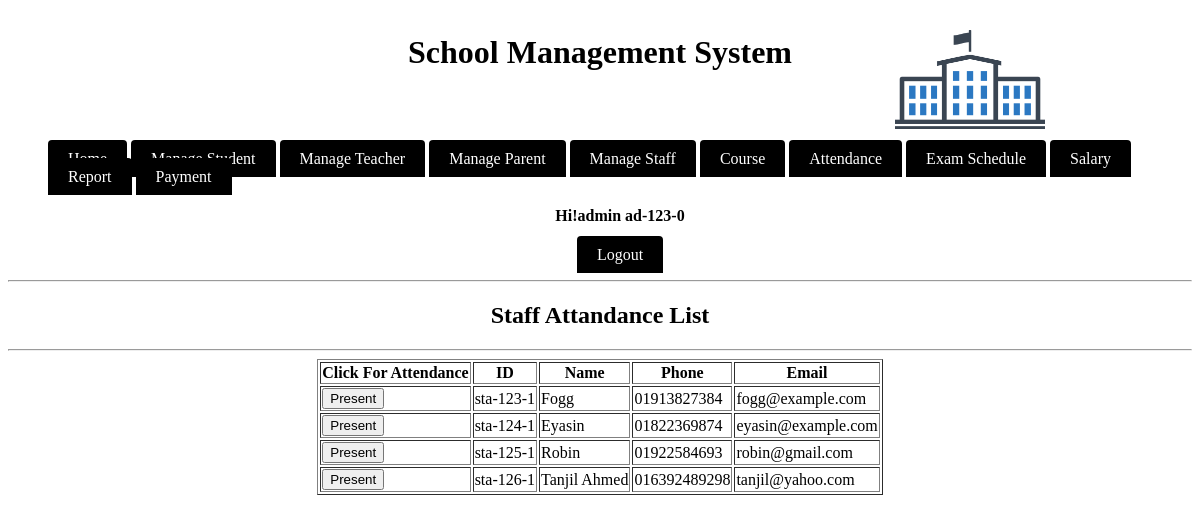
/module/admin/staffAttendance.php (signed in), run on the app's committed database.
### tables this page shows
CREATE TABLE IF NOT EXISTS `staff` (
  `id` varchar(20) NOT NULL,
  `name` varchar(20) NOT NULL,
  `password` varchar(20) NOT NULL,
  `phone` varchar(20) NOT NULL,
  `email` varchar(20) NOT NULL,
  `sex` varchar(7) NOT NULL,
  `dob` date NOT NULL,
  `hiredate` date NOT NULL,
  `address` varchar(30) NOT NULL,
  `salary` double NOT NULL,
  UNIQUE KEY `id` (`id`)
);

### module/admin/main.php (called while the page is built, shortened)
<?php
$check=$_SESSION['login_id'];
$session=mysql_query("SELECT name  FROM admin WHERE id='$check' ");
$row=mysql_fetch_array($session);
$login_session = $loged_user_name = $row['name'];
?>

### module/admin/staffAttendance.php (the view, shortened to what this page needs)
<?php
include_once('main.php');
$sql = "SELECT * FROM staff where id not in (select attendedid from attendance where date=CURDATE())";
$res= mysql_query($sql);
$string = "";
while($row = mysql_fetch_array($res)){
    $string .= "<form action='attendStaff.php' method='post'>".
    "<tr><td><input type='submit' name='submit' value='Present'></td>".
    '<input type="hidden" value="'.$row['id'].'" name="id" />'.
    '<td>'.$row['id'].'</td><td>'.$row['name'].
    '</td><td>'.$row['phone'].'</td><td>'.$row['email'].'</td></tr></form>';
}
?>
<html>
    <head>
		    <link rel="stylesheet" type="text/css" href="../../source/CSS/style.css">
		</head>
    <body>
			  <div class="header"><h1>School Management System</h1></div>
			  <div class="divtopcorner">
				    <img src="../../source/logo.jpg" height="150" width="150" alt="School Management System"/>
				</div>
			<br/><br/>
				<ul>
				    <li class="manulist">
						    <a class ="menulista" href="index.php">Home</a>
								<a class ="menulista" href="manageStudent.php">Manage Student</a>
								<a class ="menulista" href="manageTeacher.php">Manage Teacher</a>
								<a class ="menulista" href="manageParent.php">Manage Parent</a>
								<a class ="menulista" href="manageStaff.php">Manage Staff</a>
								<a class ="menulista" href="course.php">Course</a>
								<a class ="menulista" href="index.php">Attendance</a>
								<a class ="menulista" href="index.php">Exam Schedule</a>
								<a class ="menulista" href="index.php">Salary</a>
								<a class ="menulista" href="index.php">Report</a>
								<a class ="menulista" href="index.php">Payment</a>
							<div align="center">
								<h4>Hi!admin <?php echo $check." ";?></h4>
								<a class ="menulista" href="logout.php" onmouseover="changemouseover(this);" onmouseout="changemouseout(this,'<?php echo ucfirst($loged_user_name);?>');"><?php echo "Logout";?></a>
						</div>
						</li>
				</ul>
			  <hr/>
        <center>
            <h2>Staff Attandance List</h2><hr/>
              <table border="1">
                <tr>
                    <th>Click For Attendance</th>
                    <th>ID</th>
                    <th>Name</th>
                    <th>Phone</th>
                    <th>Email</th>
                </tr>
                <?php echo $string;?>
              </table>
        </center>
		</body>
</html>

### source/CSS/style.css (style rules this page uses)
.divtopcorner { position:absolute; top:0px; right: 150px; color:black; text-align:center; padding:5px; }
.header { color:black; text-align:center; padding:5px; }
.manulist { display:inline; left:100px; }
.menulista { background-color: black; color: white; padding: 10px 20px; text-decoration: none; border-radius: 4px 4px 0 0; }

### data on the page
staff: id "sta-123-1", name "Fogg", phone "01913827384", email "fogg@example.com"
staff: id "sta-124-1", name "Eyasin", phone "01822369874", email "eyasin@example.com"
staff: id "sta-125-1", name "Robin", phone "01922584693", email "robin@gmail.com"
staff: id "sta-126-1", name "Tanjil Ahmed", phone "016392489298", email "tanjil@yahoo.com"

### other printed values
$check "ad-123-0"
